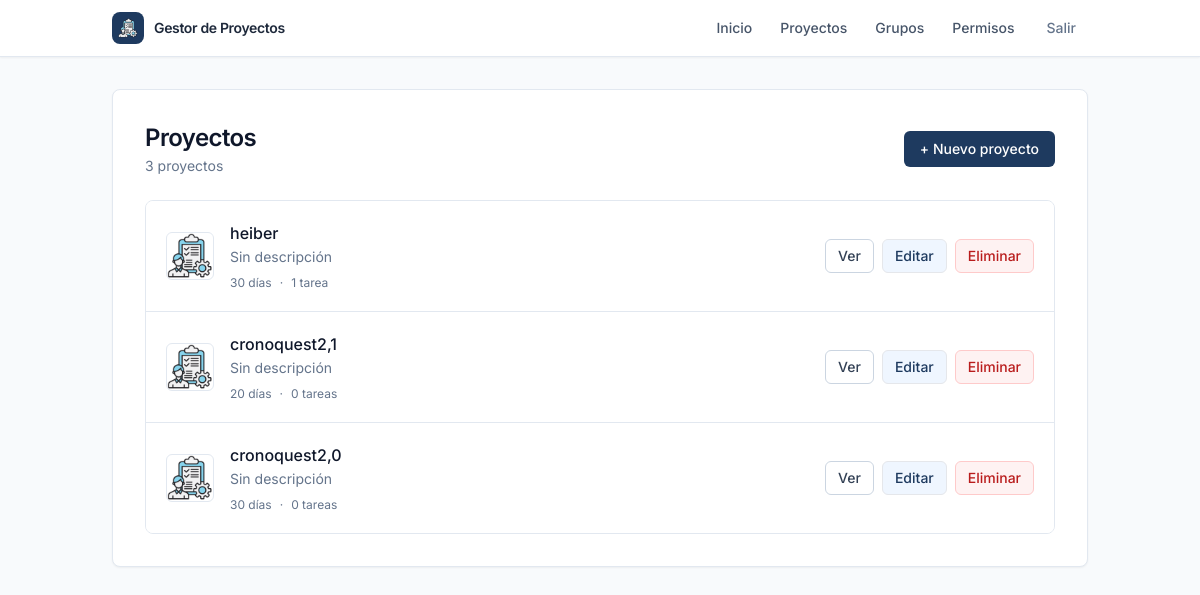
Screenshot of /proyectos/ (signed in) with the database file from the repository.
### gestor/models.py (models this page shows, shortened)
class Proyecto(models.Model):
    nombre = models.CharField(max_length=100)
    descripcion = models.TextField(blank=True, default='')
    duracion = models.PositiveIntegerField(help_text='Duración en días')
    imagen = models.ImageField(
        upload_to='proyectos/',
        default='proyectos/logo.png',
        blank=True,
    )
    class Meta:
        ordering = ['-id']
        verbose_name = 'Proyecto'
        verbose_name_plural = 'Proyectos'
    @property
    def total_tareas(self):
        return self.tareas.count()

### gestor/views.py (the view)
# urls.py: path('proyectos/', views.lista_proyectos, name='lista_proyectos'),
@login_required
@permission_required('gestor.view_proyecto', raise_exception=True)
def lista_proyectos(request):
    proyectos = Proyecto.objects.all()
    return render(request, 'proyectos.html', {'proyectos': proyectos})

### gestor/templates/proyectos.html (shortened to what this page needs)
{% extends "base.html" %}
{% block content %}
<header class="mb-6 flex flex-col sm:flex-row sm:items-center sm:justify-between gap-4">
    <div>
        <h1 class="text-2xl font-semibold text-slate-900 tracking-tight">Proyectos</h1>
        <p class="mt-0.5 text-sm text-slate-500">
            {% if proyectos %}
                {{ proyectos|length }} proyecto{{ proyectos|length|pluralize }}
            {% else %}
                No hay proyectos registrados
            {% endif %}
        </p>
    </div>
    <a href="{% url 'proyecto_crear' %}"
       class="inline-flex items-center justify-center gap-2 px-4 py-2 text-sm font-medium text-white bg-brand-700 hover:bg-brand-800 rounded-md transition">
        + Nuevo proyecto
    </a>
</header>
{% if proyectos %}
    <ul class="divide-y divide-slate-200 border border-slate-200 rounded-lg overflow-hidden">
        {% for proyecto in proyectos %}
        <li class="bg-white hover:bg-slate-50 transition">
            <div class="p-4 sm:p-5 flex flex-col sm:flex-row sm:items-center gap-4">
                {% if proyecto.imagen %}
                <img src="{{ proyecto.imagen.url }}" alt="{{ proyecto.nombre }}"
                     class="h-12 w-12 object-cover rounded-md border border-slate-200 flex-shrink-0">
                {% else %}
                <div class="h-12 w-12 rounded-md bg-slate-100 border border-slate-200 flex items-center justify-center text-slate-400 text-xs flex-shrink-0">
                    —
                </div>
                {% endif %}
                <div class="min-w-0 flex-1">
                    <h2 class="text-base font-medium text-slate-900">
                        <a href="{% url 'proyecto_detalle' proyecto.pk %}" class="hover:text-brand-600">
                            {{ proyecto.nombre }}
                        </a>
                    </h2>
                    <p class="mt-0.5 text-sm text-slate-500 line-clamp-1">
                        {{ proyecto.descripcion|default:"Sin descripción" }}
                    </p>
                    <div class="mt-2 flex flex-wrap gap-2 text-xs text-slate-500">
                        <span>{{ proyecto.duracion }} días</span>
                        <span>·</span>
                        <span>{{ proyecto.total_tareas }} tarea{{ proyecto.total_tareas|pluralize }}</span>
                    </div>
                </div>
                <div class="flex items-center gap-2 flex-shrink-0">
                    <a href="{% url 'proyecto_detalle' proyecto.pk %}"
                       class="px-3 py-1.5 text-sm font-medium text-slate-700 border border-slate-300 rounded-md hover:bg-slate-50 transition">
                        Ver
                    </a>
                    <a href="{% url 'proyecto_editar' proyecto.pk %}"
                       class="px-3 py-1.5 text-sm font-medium text-brand-700 border border-brand-200 bg-brand-50 rounded-md hover:bg-brand-100 transition">
                        Editar
                    </a>
                    <a href="{% url 'proyecto_eliminar' proyecto.pk %}"
                       class="px-3 py-1.5 text-sm font-medium text-red-700 border border-red-200 bg-red-50 rounded-md hover:bg-red-100 transition">
                        Eliminar
                    </a>
                </div>
            </div>
        </li>
        {% endfor %}
    </ul>
{% endif %}
{% endblock %}

### gestor/templates/base.html (style rules this page uses)
body { font-family: 'Inter', system-ui, sans-serif; }

### rows the page displays
Proyecto: imagen (picture), nombre "heiber", descripcion "Sin descripción", duracion "30", total_tareas "1"
Proyecto: imagen (picture), nombre "cronoquest2,1", descripcion "Sin descripción", duracion "20", total_tareas "0"
Proyecto: imagen (picture), nombre "cronoquest2,0", descripcion "Sin descripción", duracion "30", total_tareas "0"

### other values shown
{{ proyectos|length }} "3"
